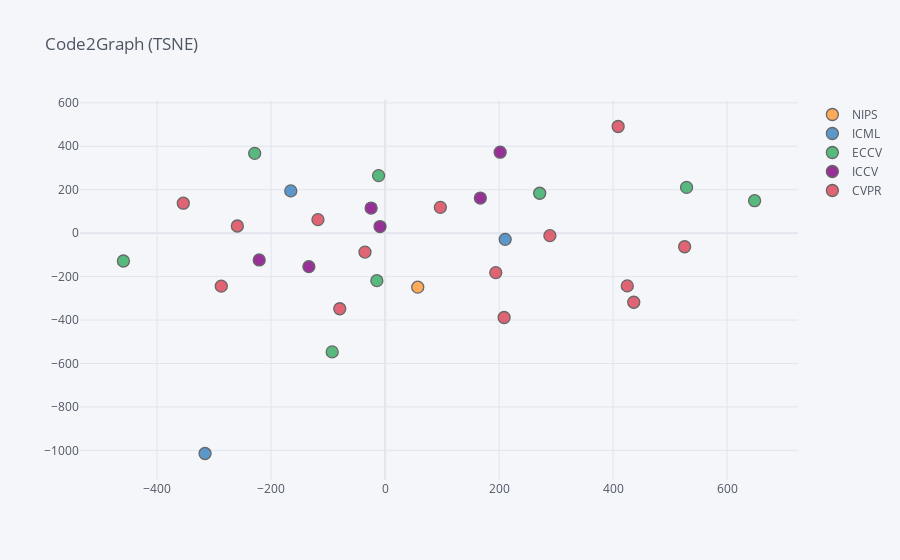

The code cell stored with this chart in its notebook:
### Code cell
### Code2Graph (on subset of repositories)
emb,meta=load_emb_data('c2g')
visualize(emb,meta,method='TSNE',dim=2, n_iter=500, title='Code2Graph (TSNE)')

### Figure 1 — Plotly figure (JSON) as saved in the notebook; plotly's stock layout.template omitted (floating-point values rounded to 4 significant figures)
{"data": [{"marker": {"color": "rgba(255, 153, 51, 1.0)", "line": {"width": 1.3}, "opacity": 0.8, "size": 12, "symbol": "circle"}, "mode": "markers", "name": "NIPS", "text": ["DropoutNet: Addressing Cold Start in Recommender Systems"], "textfont": {"color": "#4D5663"}, "type": "scatter", "x": [57.25], "y": [-248.6]}, {"marker": {"color": "rgba(55, 128, 191, 1.0)", "line": {"width": 1.3}, "opacity": 0.8, "size": 12, "symbol": "circle"}, "mode": "markers", "name": "ICML", "text": ["Predict and Constrain: Modeling Cardinality in Deep Structured Prediction", "Video Pixel Networks", "Device Placement Optimization with Reinforcement Learning"], "textfont": {"color": "#4D5663"}, "type": "scatter", "x": [-165.5, -315.8, 210.6], "y": [194.7, -1014.0, -28.56]}, {"marker": {"color": "rgba(50, 171, 96, 1.0)", "line": {"width": 1.3}, "opacity": 0.8, "size": 12, "symbol": "circle"}, "mode": "markers", "name": "ECCV", "text": ["Conditional Image-Text Embedding Networks", "Progressive Neural Architecture Search", "Geolocation Estimation of Photos using a Hierarchical Model and Scene Classification", "Recovering 3D Planes from a Single Image via Convolutional Neural Networks", "Learning Single-View 3D Reconstruction with Limited Pose Supervision", "EC-Net: an Edge-aware Point set Consolidation Network", "License Plate Detection and Recognition in Unconstrained Scenarios", "Audio-Visual Event Localization in Unconstrained Videos"], "textfont": {"color": "#4D5663"}, "type": "scatter", "x": [528.8, -11.47, -14.47, -459.1, -92.84, 648.2, -228.8, 271.2], "y": [210.8, 264.9, -218.7, -128.1, -546.6, 149.5, 367.4, 183.7]}, {"marker": {"color": "rgba(128, 0, 128, 1.0)", "line": {"width": 1.3}, "opacity": 0.8, "size": 12, "symbol": "circle"}, "mode": "markers", "name": "ICCV", "text": ["Deep TextSpotter: An End-To-End Trainable Scene Text Localization and Recognition Framework", "Query-Guided Regression Network With Context Policy for Phrase Grounding", "DSLR-Quality Photos on Mobile Devices With Deep Convolutional Networks", "Sequence to Sequence - Video to Text", "Genetic CNN", "Curriculum Domain Adaptation for Semantic Segmentation of Urban Scenes"], "textfont": {"color": "#4D5663"}, "type": "scatter", "x": [-133.7, 201.8, -220.8, -24.55, -8.904, 167.1], "y": [-154.2, 372.8, -123.2, 115.7, 30.41, 161.7]}, {"marker": {"color": "rgba(219, 64, 82, 1.0)", "line": {"width": 1.3}, "opacity": 0.8, "size": 12, "symbol": "circle"}, "mode": "markers", "name": "CVPR", "text": ["AON: Towards Arbitrarily-Oriented Text Recognition", "CartoonGAN: Generative Adversarial Networks for Photo Cartoonization", "A Point Set Generation Network for 3D Object Reconstruction From a Single Image", "Dynamic Few-Shot Visual Learning Without Forgetting", "CondenseNet: An Efficient DenseNet Using Learned Group Convolutions", "Efficient Deep Learning for Stereo Matching", "3D Bounding Box Estimation Using Deep Learning and Geometry", "PieAPP: Perceptual Image-Error Assessment Through Pairwise Preference", "Rethinking the Inception Architecture for Computer Vision", "Scale-Recurrent Network for Deep Image Deblurring", "Two-Stream Convolutional Networks for Dynamic Texture Synthesis", "Full Resolution Image Compression With Recurrent Neural Networks", "PointNetVLAD: Deep Point Cloud Based Retrieval for Large-Scale Place Recognition", "Deep Mutual Learning"], "textfont": {"color": "#4D5663"}, "type": "scatter", "x": [208.8, 289.1, 525.4, -259.2, -35.29, -79.56, 96.94, -354.0, 436.2, 424.8, 194.1, -287.4, -117.8, 408.8], "y": [-388.3, -11.46, -62.66, 32.92, -87.18, -348.1, 118.8, 138.0, -318.1, -242.8, -181.8, -244.0, 62.21, 491.1]}], "layout": {"legend": {"bgcolor": "#F5F6F9", "font": {"color": "#4D5663"}}, "paper_bgcolor": "#F5F6F9", "plot_bgcolor": "#F5F6F9", "title": {"font": {"color": "#4D5663"}, "text": "Code2Graph (TSNE)"}, "xaxis": {"gridcolor": "#E1E5ED", "showgrid": true, "tickfont": {"color": "#4D5663"}, "title": {"font": {"color": "#4D5663"}, "text": ""}, "zerolinecolor": "#E1E5ED"}, "yaxis": {"gridcolor": "#E1E5ED", "showgrid": true, "tickfont": {"color": "#4D5663"}, "title": {"font": {"color": "#4D5663"}, "text": ""}, "zerolinecolor": "#E1E5ED"}}}
